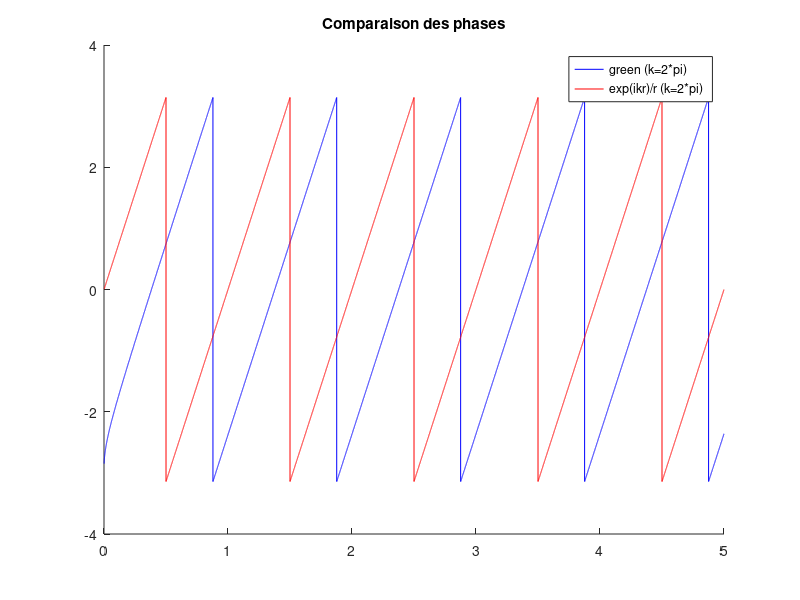
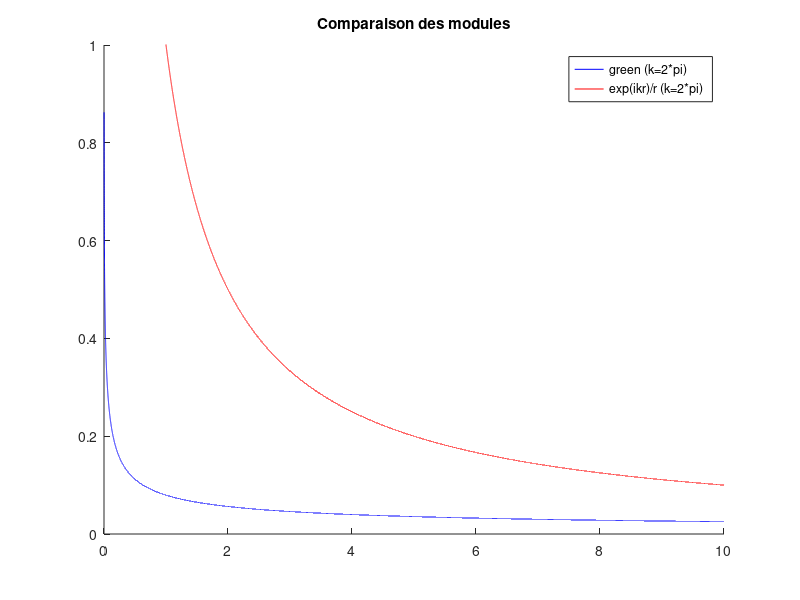
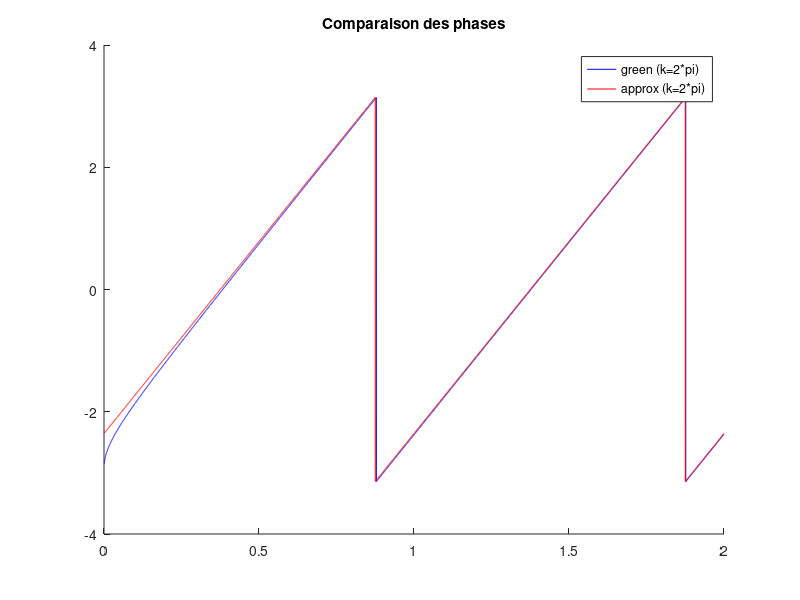
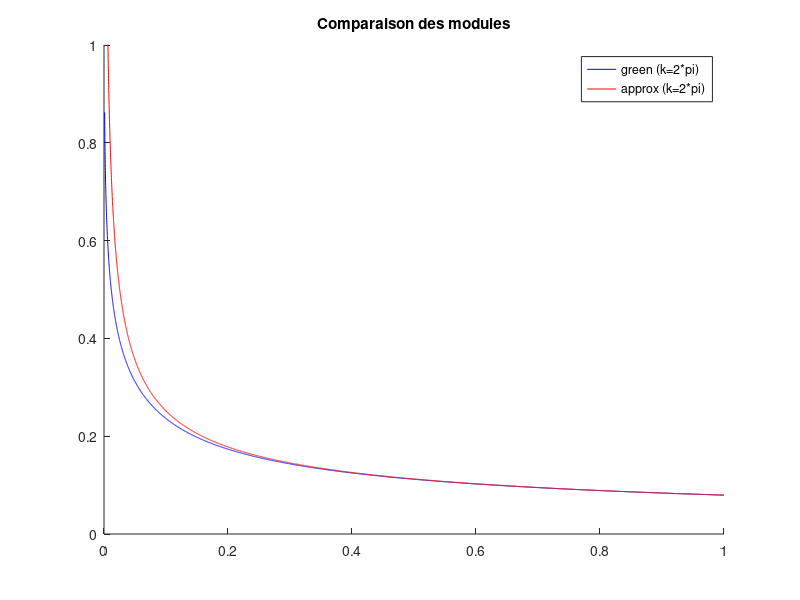

Recreate these plots in MATLAB, in order.
clear; close; clc;

G = @(k, r) -1/(2*pi) * besselk (0, -i*k*r, 0);
G2 = @(k, r) exp(i*k*r)./r;
G3 = @(k, r) -sqrt(-1./(8*pi*i*k*r)) .* exp(i*k*r);
k = 2*pi;

figure; hold on;
r = 0.001:0.0001:5;
plot(r, arg(G(k, r)), 'b');
plot(r, arg(G2(k, r)), 'r');
legend("green (k=2*pi)", "exp(ikr)/r (k=2*pi)");
title("Comparaison des phases")

figure; hold on;
r = 0.001:0.0001:10;
plot(r, abs(G(k, r)), 'b');
plot(r, abs(G2(k, r)), 'r');
legend("green (k=2*pi)", "exp(ikr)/r (k=2*pi)");
title("Comparaison des modules")
ylim([0, 1])

figure; hold on;
r = 0.001:0.0001:2;
plot(r, arg(G(k, r)), 'b');
plot(r, arg(G3(k, r)), 'r')
legend("green (k=2*pi)", "approx (k=2*pi)");
title("Comparaison des phases")

figure; hold on;
r = 0.001:0.0001:1;
plot(r, abs(G(k, r)), 'b');
plot(r, abs(G3(k, r)), 'r');
legend("green (k=2*pi)", "approx (k=2*pi)");
title("Comparaison des modules")
ylim([0, 1]);